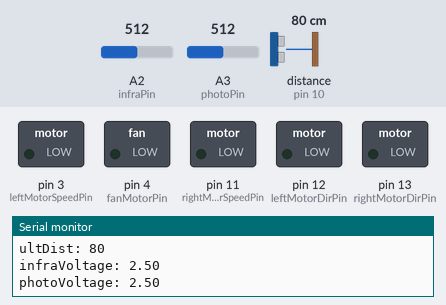
A sketch run on a simulated Arduino Uno, built with avr-gcc and run on an emulated ATmega328P. On the bench: switched loads named in the sketch (green lamp = pin HIGH), the last lines printed to the serial monitor. Wiring (inferred from the names in the program): ultrasonic range finder: trigger pin 7; echo pin 10. Dashed ring = blinking. The test bench sets the inputs (shaded band); at power-on: distance to the obstacle (sensor on pin 10) 80 cm, A3 (photoPin) = 512, A2 (infraPin) = 512. The echo pulse lasts 58.3 µs per cm; pins used as bus, display or sensor lines are not drawn.

Above: at 1.2 s.
1.3 s: distance to the obstacle (sensor on pin 10) set to 2 cm
At 2.2 s:
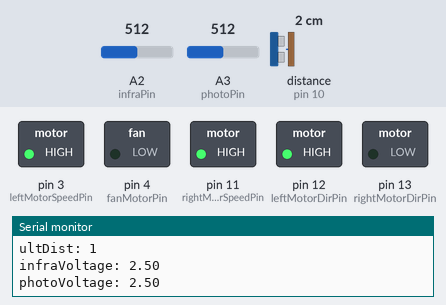
4.3 s: A3 (photoPin) set to 1008
7.3 s: A3 (photoPin) set to 1023
At 7.8 s:
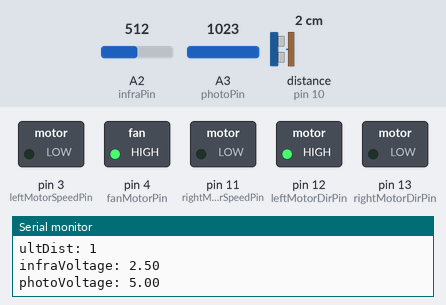
10.3 s: distance to the obstacle (sensor on pin 10) set to 24 cm
13.3 s: distance to the obstacle (sensor on pin 10) set to 28 cm
At 14.7 s:
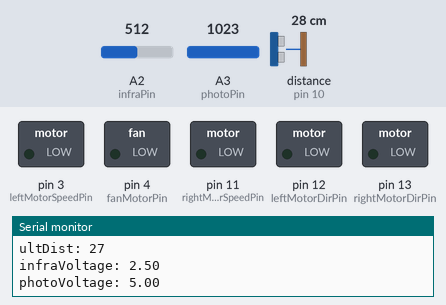
15.0 s: distance to the obstacle (sensor on pin 10) set to 4 cm
At 15.4 s:
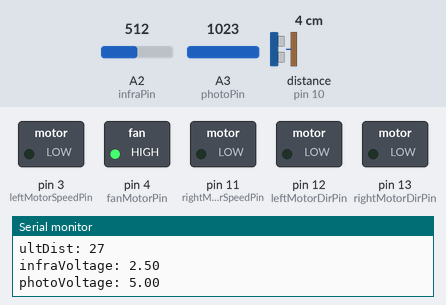
Timing chart, 0 to 19.0 s (numbered marks = the images above; inputs shaded):
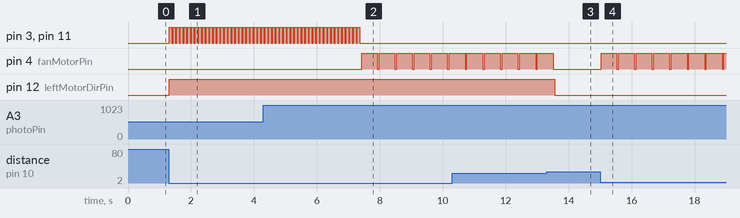

The sketch:

firebot.ino
```cpp
//Ultrasonic Sensor
int ultSonicOutPin = 7;
int ultSonicInPin = 10;
long ultSonicThresh = 25.0; //To be set
long ultDist;

//Infrared Sensor
int infraPin = A2;
float infraThresh = 1.5;//To be set
float infraVoltage = 0;

//Phototransistor
const int photoPin = A3;
int photoThresh = 5; //To be set
float photoVoltage = 0;

//Wheel Motors
int leftMotorDirPin = 12;
int leftMotorSpeedPin = 3;
int rightMotorDirPin = 13;
int rightMotorSpeedPin = 11;

//DC Fan Motor
int fanMotorPin = 4; //To be set

void setup() {

  pinMode(ultSonicOutPin, OUTPUT);
  pinMode(ultSonicInPin, INPUT);
  pinMode(infraPin, INPUT);
  pinMode(photoPin, INPUT);
  pinMode(leftMotorDirPin, OUTPUT);
  pinMode(leftMotorSpeedPin, OUTPUT);
  pinMode(rightMotorDirPin, OUTPUT);
  pinMode(rightMotorSpeedPin, OUTPUT);
  pinMode(fanMotorPin, OUTPUT);
 Serial.begin(9600);
}

void loop() {

  ultDist = calculateSonicDist(ultSonicOutPin,ultSonicInPin);
  infraVoltage = (analogRead(infraPin)/1023.0)*5.0;
  photoVoltage = (analogRead(photoPin)/1023.0)*5.0; //Is this the right equation?
  Serial.print("ultDist: ");
  Serial.println(ultDist);
  Serial.print("infraVoltage: ");
  Serial.println(infraVoltage);
  Serial.print("photoVoltage: ");
  Serial.println(photoVoltage);

  if(photoVoltage>=photoThresh){ //Found Light
    while(calculateSonicDist(ultSonicOutPin,ultSonicInPin)>ultSonicThresh){
      goForward(leftMotorDirPin,leftMotorSpeedPin,rightMotorDirPin,rightMotorSpeedPin);
    }
    extinguish(leftMotorSpeedPin,rightMotorSpeedPin,fanMotorPin);
    //If we think that the current extinguish() is fine, then I'll replace this part with the code in the function.
    halt(leftMotorSpeedPin,rightMotorSpeedPin);
  }
  else if((infraVoltage<infraThresh)){ //Right Empty
    turnRight(leftMotorDirPin,leftMotorSpeedPin,rightMotorDirPin,rightMotorSpeedPin);
  }
  else if((ultDist<ultSonicThresh)){ //Front blocked
   // goBack(leftMotorDirPin,leftMotorSpeedPin,rightMotorDirPin,rightMotorSpeedPin);
    turnLeft(leftMotorDirPin,leftMotorSpeedPin,rightMotorDirPin,rightMotorSpeedPin);
  }
  else {
    goForward(leftMotorDirPin,leftMotorSpeedPin,rightMotorDirPin,rightMotorSpeedPin);
  }

  delay(25);
}

long calculateSonicDist(int speakerPin, int micPin){
  digitalWrite(speakerPin,LOW);
  delayMicroseconds(5);
  digitalWrite(speakerPin,HIGH);
  delayMicroseconds(10);
  digitalWrite(speakerPin,LOW);
  return pulseIn(micPin,HIGH)/58;
}

void turnRight(int leftMotorDirPin, int leftMotorSpeedPin, int rightMotorDirPin, int rightMotorSpeedPin){ //I think we should discuss turning, like if we set one wheel to on and the other off, or to rotate them in opposite directions.
  digitalWrite(leftMotorDirPin,LOW);
  digitalWrite(leftMotorSpeedPin,HIGH);
  digitalWrite(rightMotorSpeedPin,HIGH);
  digitalWrite(rightMotorDirPin,HIGH);
  delay(75);
  halt(leftMotorSpeedPin,rightMotorSpeedPin);
}

void turnLeft(int leftMotorDirPin, int leftMotorSpeedPin, int rightMotorDirPin, int rightMotorSpeedPin){
  digitalWrite(rightMotorDirPin,LOW);
  digitalWrite(rightMotorSpeedPin,HIGH);
  digitalWrite(leftMotorSpeedPin,HIGH);
  digitalWrite(leftMotorDirPin,HIGH);
  delay(75);
  halt(leftMotorSpeedPin,rightMotorSpeedPin);
}

void goForward(int leftMotorDirPin, int leftMotorSpeedPin, int rightMotorDirPin, int rightMotorSpeedPin){
  digitalWrite(leftMotorDirPin, LOW);
  digitalWrite(rightMotorDirPin,LOW);
  digitalWrite(leftMotorSpeedPin,HIGH);
  digitalWrite(rightMotorSpeedPin,HIGH);
  halt(leftMotorSpeedPin,rightMotorSpeedPin);
}
//void goBack(int leftMotorDirPin,int leftMotorSpeedPin,int rightMotorDirPin,int rightMotorSpeedPin)

void halt(int leftMotorSpeedPin, int rightMotorSpeedPin){
  digitalWrite(leftMotorSpeedPin,LOW);
  digitalWrite(rightMotorSpeedPin,LOW);
  delay(15);
}

void extinguish(int leftMotorSpeedPin, int rightMotorSpeedPin, int fanMotorPin){
  halt(leftMotorSpeedPin,rightMotorSpeedPin);
  digitalWrite(fanMotorPin,HIGH);
  delay(500);
  digitalWrite(fanMotorPin, LOW);
}
```

Measured:
- the behaviour switches between 1022 and 1023 on A3 (photoPin) (found by bisection; images 1 and 2)
- the behaviour switches between 26 and 27 cm on distance to the obstacle (sensor on pin 10) (found by bisection; images 2 and 3)
- after the input at 1.3 s, pin 3 (leftMotorSpeedPin), pin 11 (rightMotorSpeedPin): alternates HIGH for 0.08 s and LOW for 0.04 s, starting at once; pin 12 (leftMotorDirPin): LOW → HIGH at once
- after the input at 7.3 s, pin 3 (leftMotorSpeedPin), pin 11 (rightMotorSpeedPin): goes on until 7.4 s, then stays LOW; pin 4 (fanMotorPin): alternates HIGH for 0.50 s and LOW for 0.06 s, starting after 0.12 s
- after the input at 13.3 s, pin 4 (fanMotorPin): goes on until 13.5 s, then stays LOW; pin 12 (leftMotorDirPin): HIGH → LOW after 0.26 s
- after the input at 15.0 s, pin 4 (fanMotorPin): alternates HIGH for 0.50 s and LOW for 0.06 s, starting at once
